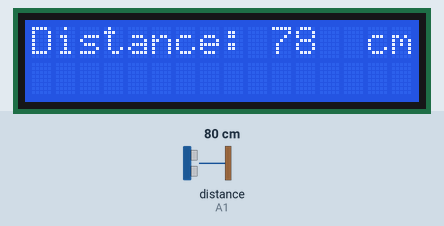
A sketch run on a simulated Arduino Uno, built with avr-gcc and run on an emulated ATmega328P. On the bench: 16×2 character LCD. Wiring (inferred from the names in the program): ultrasonic range finder: trigger A3; echo A1. The test bench sets the inputs (shaded band); at power-on: distance to the obstacle (sensor on A1) 80 cm. The echo pulse lasts 58.3 µs per cm.

Above: at 1.2 s.
1.3 s: distance to the obstacle (sensor on A1) set to 2 cm
At 2.1 s:
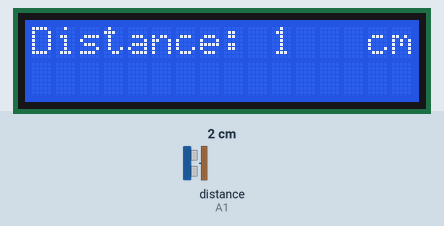
4.3 s: distance to the obstacle (sensor on A1) set to 4 cm
At 5.0 s:
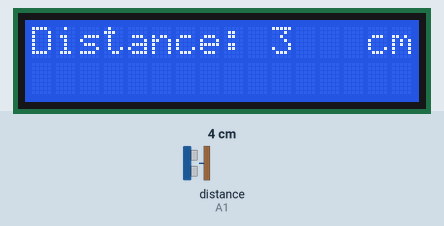
7.3 s: distance to the obstacle (sensor on A1) set to 9 cm
At 8.7 s:
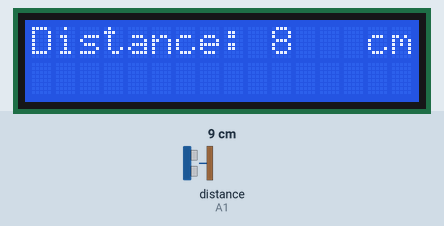
10.3 s: distance to the obstacle (sensor on A1) set to 18 cm
At 11.0 s:
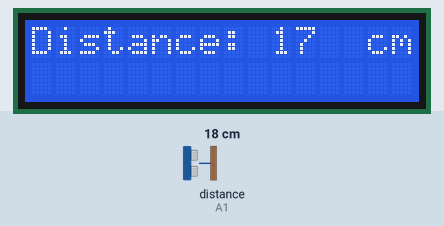
13.3 s: distance to the obstacle (sensor on A1) set to 120 cm
At 14.7 s:
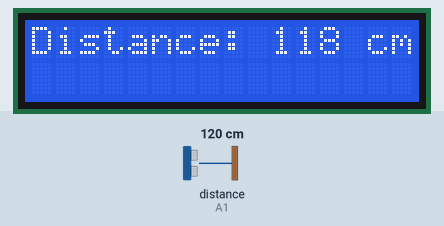
16.3 s: distance to the obstacle (sensor on A1) set to 35 cm
At 17.0 s:
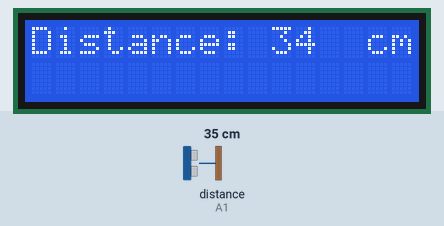
Timing chart, 0 to 19.3 s (numbered marks = the images above; inputs shaded):
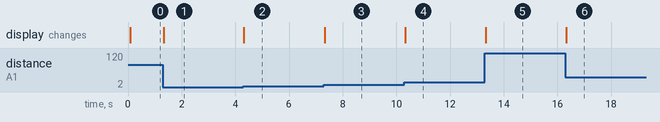

Measured:
- after the input at 1.3 s, the display: changes at once (image 1)
- after the input at 4.3 s, the display: changes at once (image 2)
- after the input at 7.3 s, the display: changes at once (image 3)
- after the input at 10.3 s, the display: changes at once (image 4)
- after the input at 13.3 s, the display: changes at once (image 5)
- after the input at 16.3 s, the display: changes at once (image 6)

The sketch:

sonar_LCD.ino
```cpp
#include<Wire.h>
#include<LiquidCrystal_I2C.h>

LiquidCrystal_I2C lcd(0x27,16,2);

const int echo = A1;
const int trig = A3;
long duration;
int distance;


void setup()
{
  pinMode(echo,INPUT);
  pinMode(trig,OUTPUT);
  Serial.begin(9600);
  lcd.begin();
}

void loop() {

  digitalWrite(trig,LOW);
  delayMicroseconds(2);

  digitalWrite(trig,HIGH);
  delayMicroseconds(10);
  digitalWrite(trig,LOW);

  duration = pulseIn(echo,HIGH);

  distance = (duration*0.034)/2;

  lcd.clear();
  lcd.setCursor(0,0);
  lcd.print("Distance:");
  lcd.setCursor(10,0);
  lcd.print(distance);
  lcd.setCursor(14,0);
  lcd.print("cm");


}
```
